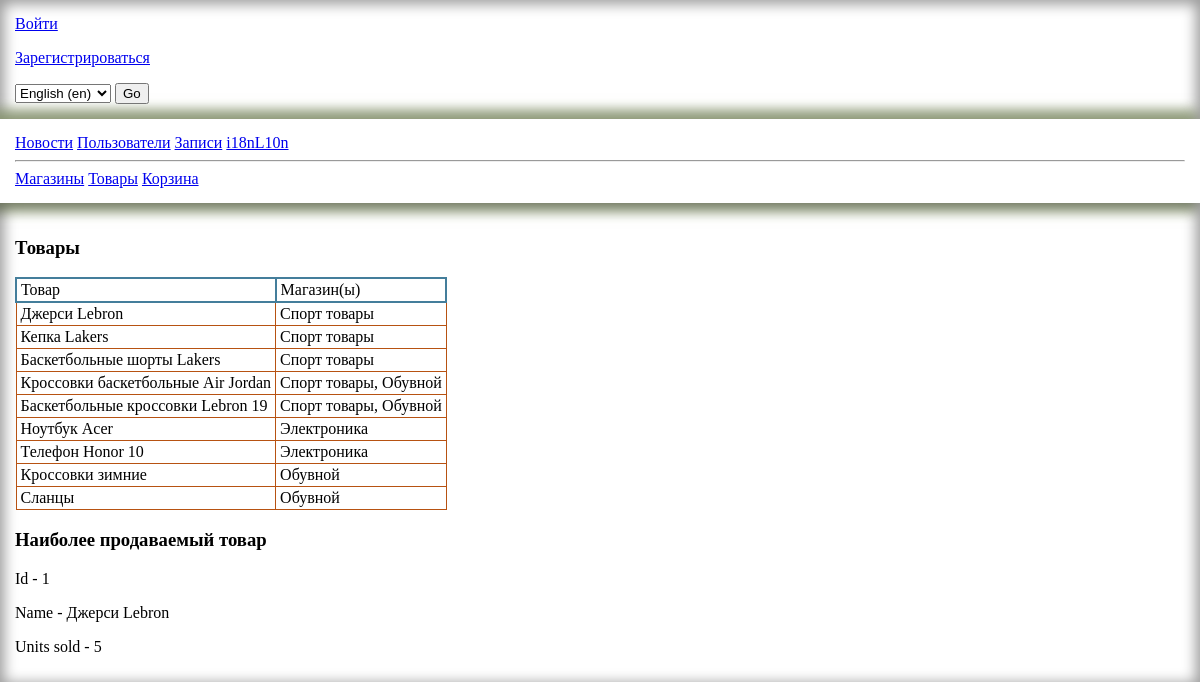
The page /shops/products/ on the database its author committed.
### app_shops/models.py (models this page shows, shortened)
class Shop(models.Model):
    name = models.CharField(max_length=32, verbose_name=_('name'))
    class Meta:
        verbose_name_plural = _('shops')
        verbose_name = _('shop')

class Product(models.Model):
    name = models.CharField(max_length=64, verbose_name='product name')
    price = models.PositiveIntegerField(verbose_name='price')
    shops = models.ManyToManyField(Shop, through='ProductInShop', related_name='shops')
    class Meta:
        verbose_name_plural = 'products'
        verbose_name = 'product'

### app_shops/views.py (the view)
# urls.py: path('products/', ProductsListView.as_view(), name='products-list'),
class ProductsListView(generic.ListView):
    model = Product
    template_name = 'shops/products_list.html'
    context_object_name = 'products_list'
    def get_context_data(self, **kwargs):
        context = super(ProductsListView, self).get_context_data(**kwargs)
        best_selling_product_report = Purchase.objects.values('product').annotate(
            product_quantity=Sum('quantity')).order_by('-product_quantity').first()
        if best_selling_product_report:
            product = Product.objects.get(id=best_selling_product_report['product'])
            best_selling_product_report['name'] = product.name
            best_selling_product_report['id'] = product.id
        shops = []
        for product in Product.objects.prefetch_related('shops'):
            shop_item = [shop.name for shop in product.shops.all()]
            shops.append({
                'id': product.id,
                'name': product.name,
                'shops': shop_item
            })
        context['shops'] = shops
        context['bestseller'] = best_selling_product_report
        return context

### app_shops/templates/shops/products_list.html (shortened to what this page needs)
{% extends 'base/base.html' %}
{% block content %}
    <h3>Товары</h3>
    {% if products_list %}
        <table class="collapsed">
            <tbody>
                <tr>
                    <td style="border-color: #447e9b; border-width: 2px">Товар</td>
                    <td style="border-color: #447e9b; border-width: 2px">Магазин(ы)</td>
                </tr>
                {% for item in shops %}
                    <tr>
                        <td>{{ item.name }}</td>
                        <td>{{ item.shops|join:", " }}</td>
                    </tr>
                {% endfor %}
            </tbody>
        </table>
    {% else %}
        <p>Товаров нет</p>
    {% endif %}
    <h3>Наиболее продаваемый товар</h3>
    {% if bestseller %}
        <p>Id - {{ bestseller.id }}</p>
        <p>Name - {{ bestseller.name }}</p>
        <p>Units sold - {{ bestseller.product_quantity }}</p>
    {% else %}
        <p>Продаж нет</p>
    {% endif %}
{% endblock %}

### templates/base/base.html (shortened to what this page needs)
<!DOCTYPE html>
<html lang="en">
<head>
</head>
<body style="margin: 0;">
{% load i18n %}
    <header style="box-shadow: inset 0 0 14px 4px rgb(0 0 0 / 40%); padding: 15px">
        {% if request.user.is_authenticated %}
            <h3 style="margin: 0; padding: 4px 0">Привет, {{ request.user.username }}</h3>
            {% if not request.user.is_superuser %}
                <div><a href="{% url 'profile-page' request.user.id %}">Профиль</a></div>
            {% endif %}
            <a href="{% url 'logout' %}">Выйти</a>
        {% else %}
            <a href="{% url 'login' %}">Войти</a>
            <p><a href="{% url 'register' %}">Зарегистрироваться</a></p>
        {% endif %}
        <form action="{% url 'set_language' %}" method="post">
            <select name="language">
                {% get_current_language as LANGUAGE_CODE %}
                {% get_available_languages as LANGUAGES %}
                {% get_language_info_list for LANGUAGES as languages %}
                {% for language in languages %}
                    <option value="{{ language.code }}"{% if language.code == LANGUAGE_CODE %} selected {% endif %}>
                        {{ language.name_local }} ({{ language.code }})
                    </option>
                {% endfor %}
            </select>
            <input type="submit" value="Go">
        </form>
    </header>
    <section style="box-shadow: -14px 0 11px 10px rgb(125 143 91 / 60%); padding: 15px">
        <a href="{% url 'new-list-url' %}">Новости</a>
        <a href="{% url 'users-list' %}">Пользователи</a>
        <a href="{% url 'records-list' %}">Записи</a>
        <a href="{% url 'inln-page' %}">i18nL10n</a>
        <hr>
        <a href="{% url 'shops-list' %}">Магазины</a>
        <a href="{% url 'products-list' %}">Товары</a>
        <a href="{% url 'cart' %}">Корзина</a>
    </section>
    <main style="box-shadow: inset 0 0 14px 4px rgb(0 0 0 / 40%); padding: 15px">
        {% block content %}
        {% endblock %}
    </main>
</body>
</html>

### app_shops/templates/shops/products_list.html (style rules this page uses)
table { border: 1px solid #d703ff; border-spacing: 2px; }
td, th { border: solid 1px #b75212; padding: 2px 4px; }
.collapsed { border-collapse: collapse; }

### rows shown on the page
Shop: name "Джерси Lebron", shops "Спорт товары", name "Кепка Lakers", name "Баскетбольные шорты Lakers"
Product: name "Кроссовки баскетбольные Air Jordan"
Product: name "Баскетбольные кроссовки Lebron 19"
Shop: name "Ноутбук Acer", shops "Электроника", name "Телефон Honor 10"
Shop: name "Кроссовки зимние", shops "Обувной", name "Сланцы"
Product: name "Джерси Lebron"

### other values the page prints
{{ item.shops|join:", " }} "Спорт товары, Обувной" "Спорт товары, Обувной"
{{ bestseller.id }} "1"
{{ bestseller.product_quantity }} "5"
form field language "English (en)"
